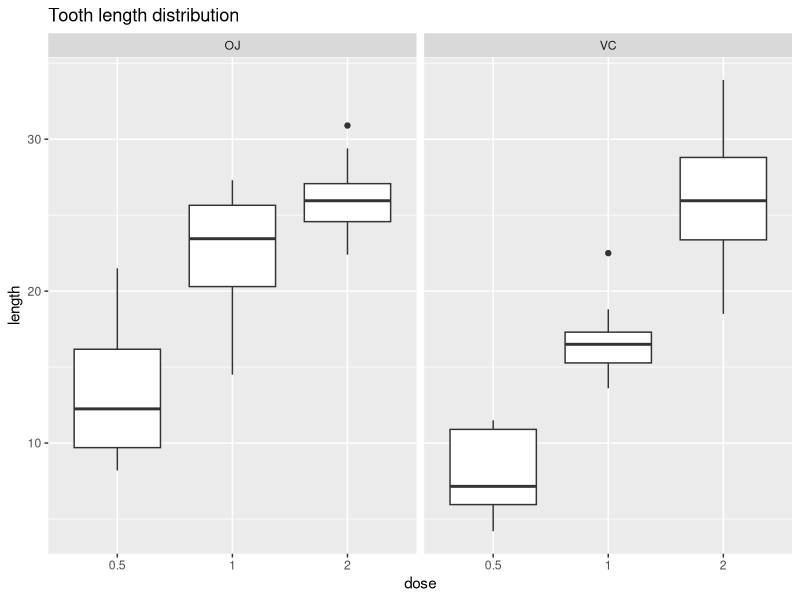

This chart was generated by the following R code:
## ---- chunk 1
data(ToothGrowth)
summary(ToothGrowth)
str(ToothGrowth)
library(ggplot2)
q <- ggplot(data = ToothGrowth, aes(x = factor(dose), y = len))
q <- q + geom_boxplot() + facet_grid(. ~ supp)
q + ggtitle('Tooth length distribution') + labs(x = "dose", y = "length")
## ---- chunk 2
# create matrix as a 12x12 array of lists - to store t-test results
mtrx_test <- array(list(),c(12,12),dimnames = list(1:12,1:12))
# create special matrix as a 12x12 array of lists - to store p-values
p.v <- array(numeric(),c(12,12),dimnames = list(1:12,1:12))
# create columns and rows of mentioned matrixes
k <- 1
for (i in c("VC ","OJ ","all")){
    for (j in c("0.5","1  ","2  ","all")){
        colnames(mtrx_test)[k] <- paste(i,j)
        rownames(mtrx_test)[k] <- paste(i,j)
        colnames(p.v)[k] <- paste(i,j)
        rownames(p.v)[k] <- paste(i,j)
        k <- k +1
    }
}
# fill matrixes with t-tests results
for (i in 1:nrow(mtrx_test)){
    for (j in 1:ncol(mtrx_test)){
        q1_s <- gsub(" ","",substr(rownames(mtrx_test)[i],1,3))
        q1_d <- gsub(" ","",substr(rownames(mtrx_test)[i],5,nchar(rownames(mtrx_test)[i])))
        if(q1_s == "all") q1_s <- c("VC","OJ")
        if(q1_d == "all") q1_d <- c("0.5","1","2")
        q2_s <- gsub(" ","",substr(colnames(mtrx_test)[j],1,3))
        q2_d <- gsub(" ","",substr(colnames(mtrx_test)[j],5,nchar(colnames(mtrx_test)[j])))
        if(q2_s == "all") q2_s <- c("VC","OJ")
        if(q2_d == "all") q2_d <- c("0.5","1","2")
        q1 <- ToothGrowth[ToothGrowth$supp %in% q1_s & ToothGrowth$dose %in% q1_d,]
        q2 <- ToothGrowth[ToothGrowth$supp %in% q2_s & ToothGrowth$dose %in% q2_d,]
        # t.test results are stored in matrixes
        mtrx_test[i,j][[1]] <- t.test(q1$len,q2$len,paired = F)
        p.v[i,j] <- sprintf("%3.2e",mtrx_test[i,j][[1]]$p.value)
    }
}
# delete redundant variables
rm(list=ls()[! ls() %in% c("mtrx_test","ToothGrowth","p.v")])
## ---- chunk 3
mtrx_test["OJ  all","VC  all"][[1]] # t-test (not a paired) with all doses of supp
## ---- chunk 4
mtrx_test["OJ  0.5","VC  0.5"][[1]] # t-test (not a paired) with dose 0.5 mg
## ---- chunk 5
mtrx_test["OJ  1  ","VC  1  "][[1]] # t-test (not a paired) with dose 1 mg
## ---- chunk 6
mtrx_test["OJ  2  ","VC  2  "][[1]] # t-test (not a paired) with dose 2 mg
## ---- chunk 7
# create matrix as a 12x12 array of lists - to store t-test results
mtrx_test <- array(list(),c(12,12),dimnames = list(1:12,1:12))
# create special matrix as a 12x12 array of lists - to store p-values
p.v <- array(numeric(),c(12,12),dimnames = list(1:12,1:12))
# create columns and rows of mentioned matrixes
k <- 1
for (i in c("VC ","OJ ","all")){
    for (j in c("0.5","1  ","2  ","all")){
        colnames(mtrx_test)[k] <- paste(i,j)
        rownames(mtrx_test)[k] <- paste(i,j)
        colnames(p.v)[k] <- paste(i,j)
        rownames(p.v)[k] <- paste(i,j)
        k <- k +1
    }
}
# fill matrixes with t-tests results
for (i in 1:nrow(mtrx_test)){
    for (j in 1:ncol(mtrx_test)){
        q1_s <- gsub(" ","",substr(rownames(mtrx_test)[i],1,3))
        q1_d <- gsub(" ","",substr(rownames(mtrx_test)[i],5,nchar(rownames(mtrx_test)[i])))
        if(q1_s == "all") q1_s <- c("VC","OJ")
        if(q1_d == "all") q1_d <- c("0.5","1","2")
        q2_s <- gsub(" ","",substr(colnames(mtrx_test)[j],1,3))
        q2_d <- gsub(" ","",substr(colnames(mtrx_test)[j],5,nchar(colnames(mtrx_test)[j])))
        if(q2_s == "all") q2_s <- c("VC","OJ")
        if(q2_d == "all") q2_d <- c("0.5","1","2")
        q1 <- ToothGrowth[ToothGrowth$supp %in% q1_s & ToothGrowth$dose %in% q1_d,]
        q2 <- ToothGrowth[ToothGrowth$supp %in% q2_s & ToothGrowth$dose %in% q2_d,]
        # t.test results are stored in matrixes
        mtrx_test[i,j][[1]] <- t.test(q1$len,q2$len,paired = F)
        p.v[i,j] <- sprintf("%3.2e",mtrx_test[i,j][[1]]$p.value)
    }
}
# delete redundant variables
rm(list=ls()[! ls() %in% c("mtrx_test","ToothGrowth","p.v")])
